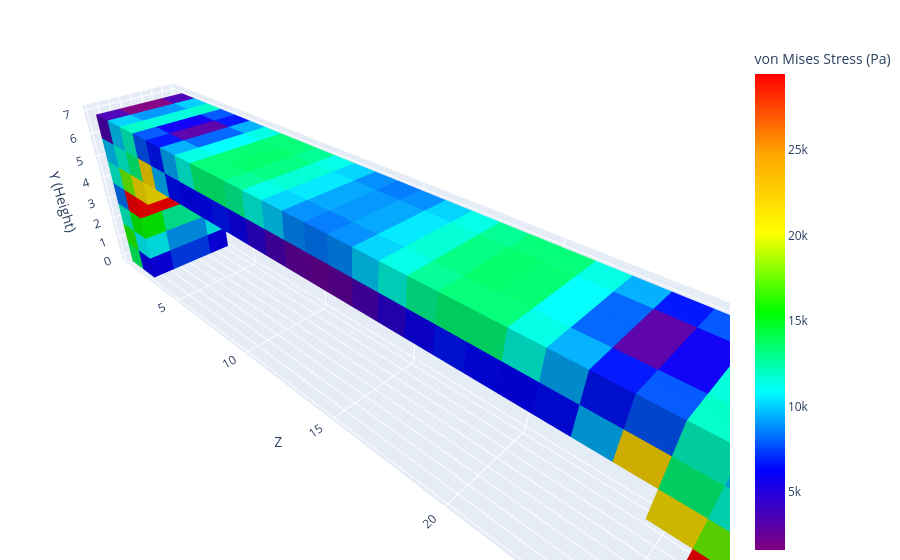

Notebook cell for this chart:
### Markdown cell above
# `is_stress_safe`

### Code cell
from eval_code.utils.stress import compute_von_mises_stress

coords = []

for xi in range(4):
    for zi in range(1, 3):
        for yi in range(7):
            coords.append({"x": xi, "y": yi, "z": zi, "material": "stone"})

for xi in range(4):
    for zi in range(3, 26):
        for yi in range(5, 7):
            coords.append({"x": xi, "y": yi, "z": zi, "material": "stone"})

for xi in range(4):
    for zi in range(26, 28):
        for yi in range(7):
            coords.append({"x": xi, "y": yi, "z": zi, "material": "stone"})

coords.append({"x": 0, "y": 4, "z": 3, "material": "stone"})
coords.append({"x": 1, "y": 4, "z": 3, "material": "stone"})
coords.append({"x": 2, "y": 4, "z": 3, "material": "stone"})
coords.append({"x": 3, "y": 4, "z": 3, "material": "stone"})
coords.append({"x": 0, "y": 4, "z": 25, "material": "stone"})
coords.append({"x": 1, "y": 4, "z": 25, "material": "stone"})
coords.append({"x": 2, "y": 4, "z": 25, "material": "stone"})
coords.append({"x": 3, "y": 4, "z": 25, "material": "stone"})

von_mises = compute_von_mises_stress(coords)

# reproduction of https://youtu.be/ZatHNSOKVOY?si=fDMPS_FsatGYblnZ&t=209
plotly_blocks.plot(coords, color=von_mises, colorbar_title="von Mises Stress (Pa)", alpha=1)

### Figure 1 — Plotly figure (JSON) as saved in the notebook; plotly's stock layout.template omitted (floating-point values rounded to 4 significant figures; data arrays with more than 128 entries replaced by an {"elided": "..."} marker saying what was removed)
{"data": [{"facecolor": {"elided": "3648 str values"}, "flatshading": true, "i": {"elided": "3648 int values"}, "j": {"elided": "3648 int values"}, "k": {"elided": "3648 int values"}, "opacity": 1, "type": "mesh3d", "x": {"elided": "2432 int values"}, "y": {"elided": "2432 int values"}, "z": {"elided": "2432 int values"}}, {"marker": {"cmax": 29460.0, "cmin": 1596.0, "color": {"elided": "304 float values"}, "colorbar": {"title": {"text": "von Mises Stress (Pa)"}}, "colorscale": [[0, "#800080"], [0.1667, "#0000FF"], [0.3333, "#00FFFF"], [0.5, "#00FF00"], [0.6667, "#FFFF00"], [0.8333, "#FFA500"], [1, "#FF0000"]], "size": 0.1}, "mode": "markers", "showlegend": false, "type": "scatter3d", "x": [null], "y": [null], "z": [null]}], "layout": {"legend": {"itemsizing": "constant"}, "margin": {"b": 0, "l": 0, "r": 0, "t": 40}, "scene": {"aspectmode": "data", "xaxis": {"title": {"text": "X"}}, "yaxis": {"title": {"text": "Z"}}, "zaxis": {"title": {"text": "Y (Height)"}}}, "title": {"text": ""}}}
